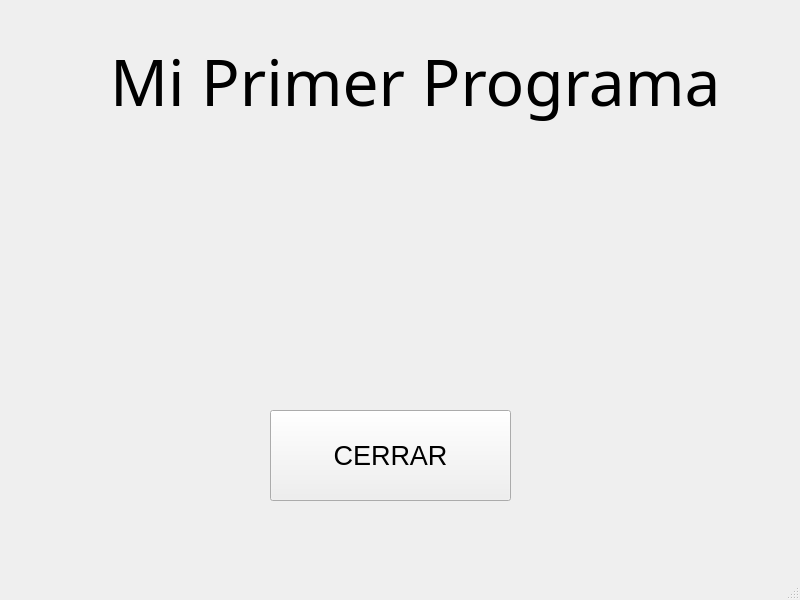
<?xml version="1.0" encoding="UTF-8"?>
<ui version="4.0">
 <class>MainWindow</class>
 <widget class="QMainWindow" name="MainWindow">
  <property name="geometry">
   <rect>
    <x>0</x>
    <y>0</y>
    <width>800</width>
    <height>600</height>
   </rect>
  </property>
  <property name="windowTitle">
   <string>MainWindow</string>
  </property>
  <widget class="QWidget" name="centralwidget">
   <widget class="QLabel" name="label">
    <property name="geometry">
     <rect>
      <x>110</x>
      <y>30</y>
      <width>611</width>
      <height>101</height>
     </rect>
    </property>
    <property name="font">
     <font>
      <family>Segoe UI Light</family>
      <pointsize>48</pointsize>
     </font>
    </property>
    <property name="text">
     <string>Mi Primer Programa</string>
    </property>
    <property name="textFormat">
     <enum>Qt::PlainText</enum>
    </property>
   </widget>
   <widget class="QLabel" name="label_2">
    <property name="geometry">
     <rect>
      <x>280</x>
      <y>180</y>
      <width>221</width>
      <height>191</height>
     </rect>
    </property>
    <property name="font">
     <font>
      <family>Segoe UI Light</family>
     </font>
    </property>
    <property name="text">
     <string/>
    </property>
    <property name="pixmap">
     <pixmap>imagen.png</pixmap>
    </property>
    <property name="scaledContents">
     <bool>true</bool>
    </property>
   </widget>
   <widget class="QPushButton" name="BtnCerrar">
    <property name="geometry">
     <rect>
      <x>270</x>
      <y>410</y>
      <width>241</width>
      <height>91</height>
     </rect>
    </property>
    <property name="font">
     <font>
      <pointsize>20</pointsize>
     </font>
    </property>
    <property name="text">
     <string>CERRAR</string>
    </property>
   </widget>
  </widget>
  <widget class="QMenuBar" name="menubar">
   <property name="geometry">
    <rect>
     <x>0</x>
     <y>0</y>
     <width>800</width>
     <height>22</height>
    </rect>
   </property>
  </widget>
  <widget class="QStatusBar" name="statusbar"/>
 </widget>
 <resources/>
 <connections/>
</ui>
